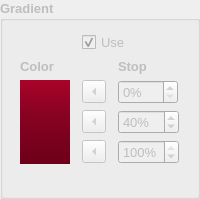
                         <widget class="QGroupBox" name="gbGradient">
                          <property name="enabled">
                           <bool>false</bool>
                          </property>
                          <property name="minimumSize">
                           <size>
                            <width>0</width>
                            <height>120</height>
                           </size>
                          </property>
                          <property name="font">
                           <font>
                            <family>Arial</family>
                            <pointsize>10</pointsize>
                            <weight>75</weight>
                            <bold>true</bold>
                           </font>
                          </property>
                          <property name="title">
                           <string>Gradient</string>
                          </property>
                          <layout class="QGridLayout" name="gridLayout_19">
                           <item row="0" column="1" colspan="2">
                            <widget class="QCheckBox" name="chkUseGradient">
                             <property name="font">
                              <font>
                               <family>Arial</family>
                               <pointsize>10</pointsize>
                               <weight>50</weight>
                               <bold>false</bold>
                              </font>
                             </property>
                             <property name="text">
                              <string>Use</string>
                             </property>
                             <property name="checked">
                              <bool>true</bool>
                             </property>
                            </widget>
                           </item>
                           <item row="1" column="0">
                            <widget class="QLabel" name="label_4">
                             <property name="text">
                              <string>Color</string>
                             </property>
                            </widget>
                           </item>
                           <item row="1" column="2">
                            <widget class="QLabel" name="label_24">
                             <property name="text">
                              <string>Stop</string>
                             </property>
                            </widget>
                           </item>
                           <item row="2" column="0" rowspan="3">
                            <widget class="QLabel" name="lblGradient">
                             <property name="sizePolicy">
                              <sizepolicy hsizetype="Fixed" vsizetype="Preferred">
                               <horstretch>0</horstretch>
                               <verstretch>0</verstretch>
                              </sizepolicy>
                             </property>
                             <property name="minimumSize">
                              <size>
                               <width>50</width>
                               <height>0</height>
                              </size>
                             </property>
                             <property name="styleSheet">
                              <string notr="true">background-color:qlineargradient(x1:0, y1:0, x2:0, y2:1, stop:0 #A90329, stop:0.4 #890222, stop:1 #6d0019); </string>
                             </property>
                             <property name="text">
                              <string/>
                             </property>
                            </widget>
                           </item>
                           <item row="2" column="1">
                            <widget class="QToolButton" name="btnGradStartColor">
                             <property name="text">
                              <string/>
                             </property>
                             <property name="toolButtonStyle">
                              <enum>Qt::ToolButtonFollowStyle</enum>
                             </property>
                             <property name="arrowType">
                              <enum>Qt::LeftArrow</enum>
                             </property>
                            </widget>
                           </item>
                           <item row="2" column="2">
                            <widget class="QSpinBox" name="sbGradStartPos">
                             <property name="sizePolicy">
                              <sizepolicy hsizetype="Fixed" vsizetype="Fixed">
                               <horstretch>0</horstretch>
                               <verstretch>0</verstretch>
                              </sizepolicy>
                             </property>
                             <property name="minimumSize">
                              <size>
                               <width>0</width>
                               <height>24</height>
                              </size>
                             </property>
                             <property name="maximumSize">
                              <size>
                               <width>60</width>
                               <height>16777215</height>
                              </size>
                             </property>
                             <property name="font">
                              <font>
                               <family>Arial</family>
                               <pointsize>10</pointsize>
                               <weight>50</weight>
                               <bold>false</bold>
                              </font>
                             </property>
                             <property name="suffix">
                              <string>%</string>
                             </property>
                            </widget>
                           </item>
                           <item row="3" column="1">
                            <widget class="QToolButton" name="btnGradMiddleColor">
                             <property name="text">
                              <string/>
                             </property>
                             <property name="toolButtonStyle">
                              <enum>Qt::ToolButtonFollowStyle</enum>
                             </property>
                             <property name="arrowType">
                              <enum>Qt::LeftArrow</enum>
                             </property>
                            </widget>
                           </item>
                           <item row="3" column="2">
                            <widget class="QSpinBox" name="sbGradMiddlePos">
                             <property name="sizePolicy">
                              <sizepolicy hsizetype="Fixed" vsizetype="Fixed">
                               <horstretch>0</horstretch>
                               <verstretch>0</verstretch>
                              </sizepolicy>
                             </property>
                             <property name="minimumSize">
                              <size>
                               <width>0</width>
                               <height>24</height>
                              </size>
                             </property>
                             <property name="font">
                              <font>
                               <family>Arial</family>
                               <pointsize>10</pointsize>
                               <weight>50</weight>
                               <bold>false</bold>
                              </font>
                             </property>
                             <property name="suffix">
                              <string>%</string>
                             </property>
                             <property name="maximum">
                              <number>100</number>
                             </property>
                             <property name="value">
                              <number>40</number>
                             </property>
                            </widget>
                           </item>
                           <item row="4" column="1">
                            <widget class="QToolButton" name="btnGradStopColor">
                             <property name="text">
                              <string/>
                             </property>
                             <property name="toolButtonStyle">
                              <enum>Qt::ToolButtonFollowStyle</enum>
                             </property>
                             <property name="arrowType">
                              <enum>Qt::LeftArrow</enum>
                             </property>
                            </widget>
                           </item>
                           <item row="4" column="2">
                            <widget class="QSpinBox" name="sbGradStopPos">
                             <property name="sizePolicy">
                              <sizepolicy hsizetype="Fixed" vsizetype="Fixed">
                               <horstretch>0</horstretch>
                               <verstretch>0</verstretch>
                              </sizepolicy>
                             </property>
                             <property name="minimumSize">
                              <size>
                               <width>0</width>
                               <height>24</height>
                              </size>
                             </property>
                             <property name="font">
                              <font>
                               <family>Arial</family>
                               <pointsize>10</pointsize>
                               <weight>50</weight>
                               <bold>false</bold>
                              </font>
                             </property>
                             <property name="suffix">
                              <string>%</string>
                             </property>
                             <property name="maximum">
                              <number>100</number>
                             </property>
                             <property name="value">
                              <number>100</number>
                             </property>
                            </widget>
                           </item>
                           <item row="5" column="0">
                            <spacer name="verticalSpacer_3">
                             <property name="orientation">
                              <enum>Qt::Vertical</enum>
                             </property>
                             <property name="sizeHint" stdset="0">
                              <size>
                               <width>20</width>
                               <height>21</height>
                              </size>
                             </property>
                            </spacer>
                           </item>
                          </layout>
                         </widget>
